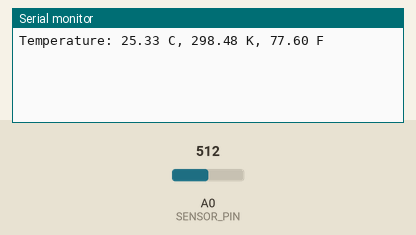
The sketch below on a simulated Arduino Uno, built with avr-gcc and run on an emulated ATmega328P. Parts: the last lines printed to the serial monitor. Inputs (shaded band) come from the test bench; at power-on: A0 (SENSOR_PIN) = 512.

Above: at 1.2 s.
1.3 s: A0 (SENSOR_PIN) set to 716
At 2.5 s:
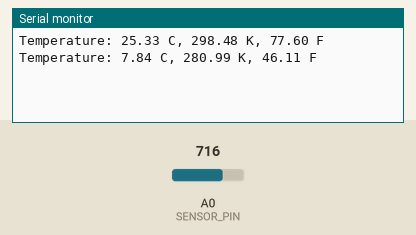
2.8 s: A0 (SENSOR_PIN) set to 900
At 5.3 s:
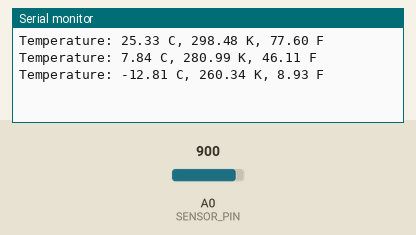
Timing chart, 0 to 6.8 s (numbered marks = the images above; inputs shaded):
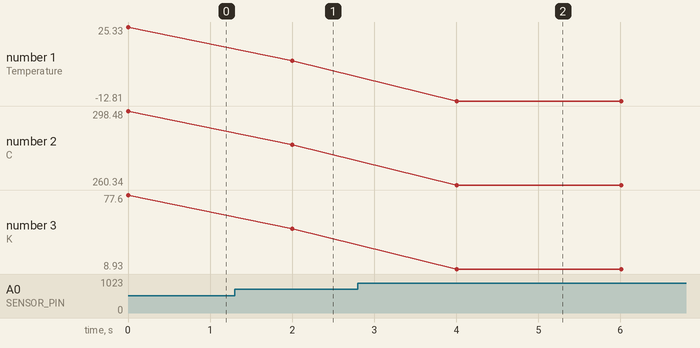

Measured:
- after the input at 1.3 s, the serial monitor: prints a new line after 0.70 s (image 1)
- after the input at 2.8 s, the serial monitor: prints a new line after 1.2 s (image 2)
- plotted number 1: 25.33 → 7.84 after the input at 1.3 s, 7.84 → -12.81 after the input at 2.8 s
- plotted number 2: 298.48 → 280.99 after the input at 1.3 s, 280.99 → 260.34 after the input at 2.8 s
- plotted number 3: 77.6 → 46.11 after the input at 1.3 s, 46.11 → 8.93 after the input at 2.8 s

The sketch:

termistor_ntc.ino
```cpp
#include <Thermistor.h>
#include <NTC_Thermistor.h>

#define SENSOR_PIN A0
#define REFERENCE_RESISTANCE 9830
#define NOMINAL_RESISTANCE 10000
#define NOMINAL_TEMPERATURE 25
#define B_VALUE 4050

Thermistor* thermistor;

void setup() {
  Serial.begin(9600);

  thermistor = new NTC_Thermistor(
    SENSOR_PIN,
    REFERENCE_RESISTANCE,
    NOMINAL_RESISTANCE,
    NOMINAL_TEMPERATURE,
    B_VALUE);
}


void loop() {
  const double celsius = thermistor->readCelsius();
  const double kelvin = thermistor->readKelvin();
  const double fahrenheit = thermistor->readFahrenheit();

  Serial.print("Temperature: ");
  Serial.print(celsius);
  Serial.print(" C, ");
  Serial.print(kelvin);
  Serial.print(" K, ");
  Serial.print(fahrenheit);
  Serial.println(" F");

  delay(2000);
}
```
